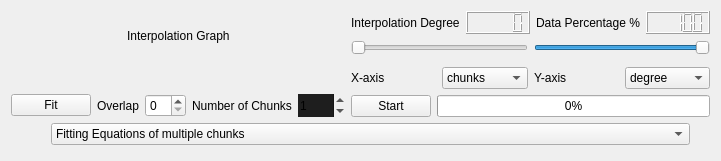
  <widget class="QWidget" name="centralwidget">
   <layout class="QGridLayout" name="gridLayout_4">
    <item row="0" column="0">
     <layout class="QGridLayout" name="gridLayout_3">
      <item row="1" column="0">
       <layout class="QHBoxLayout" name="horizontalLayout_8">
        <property name="bottomMargin">
         <number>5</number>
        </property>
        <item>
         <spacer name="horizontalSpacer_3">
          <property name="orientation">
           <enum>Qt::Horizontal</enum>
          </property>
          <property name="sizeType">
           <enum>QSizePolicy::Fixed</enum>
          </property>
          <property name="sizeHint" stdset="0">
           <size>
            <width>40</width>
            <height>20</height>
           </size>
          </property>
         </spacer>
        </item>
        <item>
         <widget class="QComboBox" name="equation_comboBox">
          <item>
           <property name="text">
            <string>Fitting Equations of multiple chunks</string>
           </property>
          </item>
         </widget>
        </item>
        <item>
         <spacer name="horizontalSpacer_4">
          <property name="orientation">
           <enum>Qt::Horizontal</enum>
          </property>
          <property name="sizeType">
           <enum>QSizePolicy::Fixed</enum>
          </property>
          <property name="sizeHint" stdset="0">
           <size>
            <width>20</width>
            <height>20</height>
           </size>
          </property>
         </spacer>
        </item>
       </layout>
      </item>
      <item row="0" column="0">
       <layout class="QGridLayout" name="gridLayout_2">
        <item row="0" column="0">
         <layout class="QGridLayout" name="gridLayout">
          <item row="2" column="0">
           <layout class="QHBoxLayout" name="horizontalLayout_5">
            <item>
             <widget class="QPushButton" name="display">
              <property name="text">
               <string>Fit</string>
              </property>
             </widget>
            </item>
            <item>
             <widget class="QLabel" name="label_6">
              <property name="text">
               <string>Overlap</string>
              </property>
             </widget>
            </item>
            <item>
             <widget class="QSpinBox" name="overlap_box">
              <property name="sizePolicy">
               <sizepolicy hsizetype="Expanding" vsizetype="Fixed">
                <horstretch>0</horstretch>
                <verstretch>0</verstretch>
               </sizepolicy>
              </property>
              <property name="maximum">
               <number>25</number>
              </property>
             </widget>
            </item>
            <item>
             <widget class="QLabel" name="label_4">
              <property name="text">
               <string>Number of Chunks</string>
              </property>
             </widget>
            </item>
            <item>
             <widget class="QSpinBox" name="chunk_box">
              <property name="sizePolicy">
               <sizepolicy hsizetype="Expanding" vsizetype="Preferred">
                <horstretch>0</horstretch>
                <verstretch>0</verstretch>
               </sizepolicy>
              </property>
              <property name="autoFillBackground">
               <bool>false</bool>
              </property>
              <property name="styleSheet">
               <string notr="true">background-color: rgb(30, 30, 30);</string>
              </property>
              <property name="wrapping">
               <bool>false</bool>
              </property>
              <property name="frame">
               <bool>false</bool>
              </property>
              <property name="buttonSymbols">
               <enum>QAbstractSpinBox::UpDownArrows</enum>
              </property>
              <property name="keyboardTracking">
               <bool>false</bool>
              </property>
              <property name="maximum">
               <number>100</number>
              </property>
              <property name="stepType">
               <enum>QAbstractSpinBox::DefaultStepType</enum>
              </property>
              <property name="value">
               <number>1</number>
              </property>
             </widget>
            </item>
           </layout>
          </item>
          <item row="0" column="0">
           <layout class="QHBoxLayout" name="horizontalLayout_4">
            <property name="spacing">
             <number>7</number>
            </property>
            <item>
             <layout class="QHBoxLayout" name="horizontalLayout_2"/>
            </item>
            <item>
             <spacer name="horizontalSpacer">
              <property name="orientation">
               <enum>Qt::Horizontal</enum>
              </property>
              <property name="sizeHint" stdset="0">
               <size>
                <width>40</width>
                <height>20</height>
               </size>
              </property>
             </spacer>
            </item>
            <item>
             <widget class="QLabel" name="label_2">
              <property name="styleSheet">
               <string notr="true">font: 10pt &quot;MS Shell Dlg 2&quot;;</string>
              </property>
              <property name="text">
               <string>Interpolation Graph</string>
              </property>
             </widget>
            </item>
            <item>
             <spacer name="horizontalSpacer_2">
              <property name="orientation">
               <enum>Qt::Horizontal</enum>
              </property>
              <property name="sizeHint" stdset="0">
               <size>
                <width>40</width>
                <height>20</height>
               </size>
              </property>
             </spacer>
            </item>
            <item>
             <layout class="QHBoxLayout" name="horizontalLayout_3">
              <property name="topMargin">
               <number>49</number>
              </property>
             </layout>
            </item>
           </layout>
          </item>
          <item row="1" column="0">
           <widget class="MplWidget" name="MplWidget" native="true">
            <property name="sizePolicy">
             <sizepolicy hsizetype="Expanding" vsizetype="Expanding">
              <horstretch>0</horstretch>
              <verstretch>0</verstretch>
             </sizepolicy>
            </property>
           </widget>
          </item>
         </layout>
        </item>
        <item row="0" column="1">
         <layout class="QVBoxLayout" name="verticalLayout">
          <item>
           <layout class="QHBoxLayout" name="horizontalLayout">
            <item>
             <widget class="QLabel" name="label_3">
              <property name="text">
               <string>Interpolation Degree</string>
              </property>
             </widget>
            </item>
            <item>
             <widget class="QLCDNumber" name="lcdNumber_2">
              <property name="sizePolicy">
               <sizepolicy hsizetype="Fixed" vsizetype="Minimum">
                <horstretch>0</horstretch>
                <verstretch>0</verstretch>
               </sizepolicy>
              </property>
             </widget>
            </item>
            <item>
             <widget class="QLabel" name="label_5">
              <property name="text">
               <string>Data Percentage %</string>
              </property>
             </widget>
            </item>
            <item>
             <widget class="QLCDNumber" name="lcdNumber">
              <property name="sizePolicy">
               <sizepolicy hsizetype="Fixed" vsizetype="Fixed">
                <horstretch>0</horstretch>
                <verstretch>0</verstretch>
               </sizepolicy>
              </property>
              <property name="intValue" stdset="0">
               <number>100</number>
              </property>
             </widget>
            </item>
           </layout>
          </item>
          <item>
           <layout class="QHBoxLayout" name="horizontalLayout_9">
            <item>
             <widget class="QSlider" name="degree_slider">
              <property name="maximum">
               <number>17</number>
              </property>
              <property name="orientation">
               <enum>Qt::Horizontal</enum>
              </property>
             </widget>
            </item>
            <item>
             <widget class="QSlider" name="dataPer_slider">
              <property name="enabled">
               <bool>true</bool>
              </property>
              <property name="maximum">
               <number>100</number>
              </property>
              <property name="value">
               <number>100</number>
              </property>
              <property name="sliderPosition">
               <number>100</number>
              </property>
              <property name="orientation">
               <enum>Qt::Horizontal</enum>
              </property>
             </widget>
            </item>
           </layout>
          </item>
          <item>
           <widget class="MplWidget" name="MplWidget2" native="true">
            <property name="sizePolicy">
             <sizepolicy hsizetype="Expanding" vsizetype="Expanding">
              <horstretch>0</horstretch>
              <verstretch>0</verstretch>
             </sizepolicy>
            </property>
           </widget>
          </item>
          <item>
           <layout class="QHBoxLayout" name="horizontalLayout_7">
            <item>
             <widget class="QLabel" name="label">
              <property name="text">
               <string>X-axis</string>
              </property>
             </widget>
            </item>
            <item>
             <widget class="QComboBox" name="X_axis_box">
              <item>
               <property name="text">
                <string>chunks</string>
               </property>
              </item>
              <item>
               <property name="text">
                <string>degree</string>
               </property>
              </item>
              <item>
               <property name="text">
                <string>overlap</string>
               </property>
              </item>
             </widget>
            </item>
            <item>
             <widget class="QLabel" name="label_7">
              <property name="text">
               <string>Y-axis</string>
              </property>
             </widget>
            </item>
            <item>
             <widget class="QComboBox" name="Y_axis_box">
              <property name="currentIndex">
               <number>0</number>
              </property>
              <item>
               <property name="text">
                <string>degree</string>
               </property>
              </item>
              <item>
               <property name="text">
                <string>chunks</string>
               </property>
              </item>
              <item>
               <property name="text">
                <string>overlap</string>
               </property>
              </item>
             </widget>
            </item>
           </layout>
          </item>
          <item>
           <layout class="QHBoxLayout" name="horizontalLayout_6">
            <item>
             <widget class="QPushButton" name="errorMap">
              <property name="sizePolicy">
               <sizepolicy hsizetype="Preferred" vsizetype="Fixed">
                <horstretch>0</horstretch>
                <verstretch>0</verstretch>
               </sizepolicy>
              </property>
              <property name="text">
               <string>Start</string>
              </property>
             </widget>
            </item>
            <item>
             <widget class="QProgressBar" name="progressBar">
              <property name="sizePolicy">
               <sizepolicy hsizetype="Expanding" vsizetype="Fixed">
                <horstretch>0</horstretch>
                <verstretch>0</verstretch>
               </sizepolicy>
              </property>
              <property name="value">
               <number>0</number>
              </property>
             </widget>
            </item>
           </layout>
          </item>
         </layout>
        </item>
       </layout>
      </item>
     </layout>
    </item>
   </layout>
  </widget>
